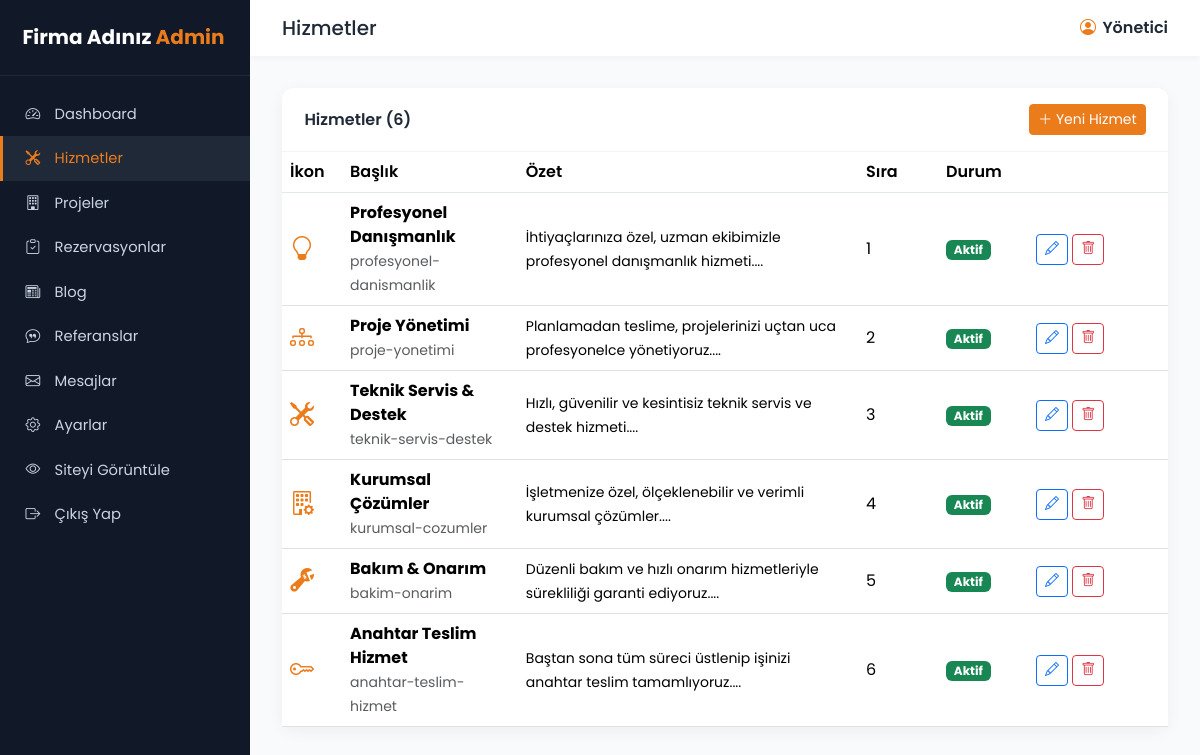
/admin/hizmetler.php (signed in), run on an earlier commit of the app's database.
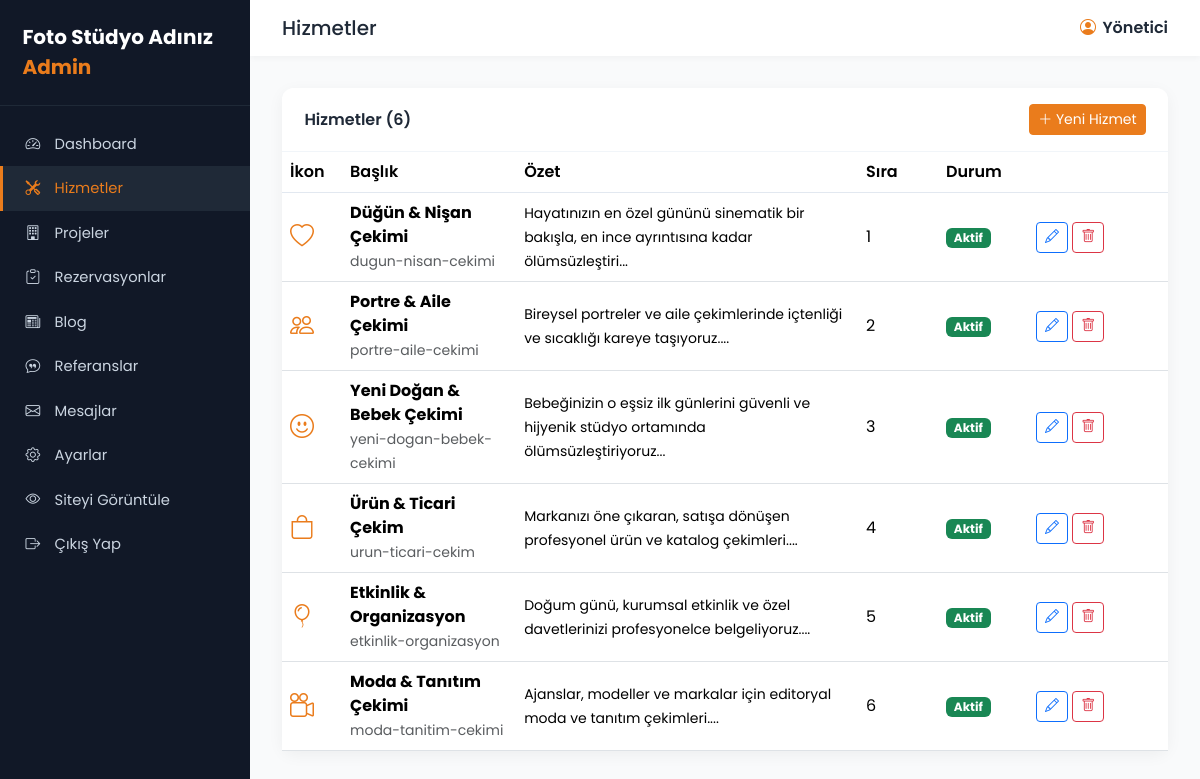
And on a later commit of the database.
### tables this page shows
CREATE TABLE `hizmetler` (
  `id` INT AUTO_INCREMENT PRIMARY KEY,
  `baslik` VARCHAR(150) NOT NULL,
  `slug` VARCHAR(180),
  `ozet` TEXT,
  `icerik` LONGTEXT,
  `ikon` VARCHAR(60) DEFAULT 'bi-camera',
  `gorsel` VARCHAR(255),
  `sira` INT DEFAULT 0,
  `durum` TINYINT DEFAULT 1,
  `created_at` TIMESTAMP DEFAULT CURRENT_TIMESTAMP
);

### inc/helpers.php (called while the page is built, shortened)
<?php
require_once __DIR__ . '/db.php';
function e($s) { return htmlspecialchars($s ?? '', ENT_QUOTES, 'UTF-8'); }
function ayarlar() {
    static $cache = null;
    if ($cache === null) {
        global $db;
        $cache = [];
        foreach ($db->query("SELECT anahtar, deger FROM ayarlar") as $r) {
            $cache[$r['anahtar']] = $r['deger'];
        }
    }
    return $cache;
}
function ayar($k, $varsayilan = '') {
    $a = ayarlar();
    return $a[$k] ?? $varsayilan;
}

### admin/inc/auth.php (called while the page is built, shortened)
<?php
require_once __DIR__ . '/../../inc/helpers.php';
$adminAd = $_SESSION['admin_ad'] ?? 'Yönetici';

### admin/hizmetler.php (the view, shortened to what this page needs)
<?php
$adminTitle='Hizmetler';
require_once __DIR__ . '/inc/crud.php';
require_once __DIR__ . '/inc/header.php';
$liste = $db->query("SELECT * FROM hizmetler ORDER BY sira ASC, id DESC")->fetchAll();
?>
<div class="card">
  <div class="card-header d-flex justify-content-between align-items-center">
    Hizmetler (<?= count($liste) ?>)
    <a href="hizmet-form.php" class="btn btn-sm btn-primary"><i class="bi bi-plus-lg"></i> Yeni Hizmet</a>
  </div>
  <div class="table-responsive">
    <table class="table table-hover align-middle mb-0">
      <thead><tr><th width="60">İkon</th><th>Başlık</th><th>Özet</th><th width="80">Sıra</th><th width="90">Durum</th><th width="140"></th></tr></thead>
      <tbody>
      <?php foreach($liste as $h): ?>
        <tr>
          <td><i class="bi <?= e($h['ikon']) ?>" style="font-size:1.5rem;color:#ea7c1c"></i></td>
          <td><strong><?= e($h['baslik']) ?></strong><br><small class="text-muted"><?= e($h['slug']) ?></small></td>
          <td><small><?= e(mb_substr($h['ozet'],0,90)) ?>...</small></td>
          <td><?= (int)$h['sira'] ?></td>
          <td><?= $h['durum']?'<span class="badge bg-success">Aktif</span>':'<span class="badge bg-secondary">Pasif</span>' ?></td>
          <td>
            <a href="hizmet-form.php?id=<?= $h['id'] ?>" class="btn btn-sm btn-outline-primary"><i class="bi bi-pencil"></i></a>
            <a href="hizmet-sil.php?id=<?= $h['id'] ?>" class="btn btn-sm btn-outline-danger" onclick="return confirm('Silinsin mi?')"><i class="bi bi-trash"></i></a>
          </td>
        </tr>
      <?php endforeach; ?>
      </tbody>
    </table>
  </div>
</div>
<?php require_once __DIR__ . '/inc/footer.php'; ?>

### admin/inc/header.php (shortened to what this page needs)
<?php
require_once __DIR__ . '/auth.php';
$current = basename($_SERVER['SCRIPT_NAME']);
$adminTitle = $adminTitle ?? 'Yönetim Paneli';
$yeniMesaj = (int)$db->query("SELECT COUNT(*) FROM mesajlar WHERE okundu=0")->fetchColumn();
try { $yeniTeklif = (int)$db->query("SELECT COUNT(*) FROM teklifler WHERE durum='yeni'")->fetchColumn(); } catch(Exception $e){ $yeniTeklif=0; }
?>
<!doctype html>
<html lang="tr">
<head>
<title><?= e($adminTitle) ?> — <?= e(ayar('site_adi')) ?></title>
<link href="https://cdn.jsdelivr.net/npm/bootstrap@5.3.2/dist/css/bootstrap.min.css" rel="stylesheet">
<link href="https://cdn.jsdelivr.net/npm/bootstrap-icons@1.11.2/font/bootstrap-icons.css" rel="stylesheet">
</head>
<body>
<aside class="sidebar">
  <div class="brand"><?= e(ayar('site_adi')) ?> <span>Admin</span></div>
  <?php
  $menu = [
    'dashboard.php' => ['bi-speedometer2','Dashboard',0],
    'hizmetler.php' => ['bi-tools','Hizmetler',0],
    'projeler.php'  => ['bi-building','Projeler',0],
    'teklifler.php' => ['bi-clipboard-check','Rezervasyonlar',$yeniTeklif],
    'blog.php'      => ['bi-newspaper','Blog',0],
    'referanslar.php'=> ['bi-chat-quote','Referanslar',0],
    'mesajlar.php'  => ['bi-envelope','Mesajlar',$yeniMesaj],
    'ayarlar.php'   => ['bi-gear','Ayarlar',0],
  ];
  foreach($menu as $f=>$it):
    $active = (str_starts_with($current, explode('.',$f)[0])) ? 'active' : '';
  ?>
    <a href="<?= SITE_URL ?>/admin/<?= $f ?>" class="<?= $active ?>"><i class="bi <?= $it[0] ?>"></i><span><?= $it[1] ?></span><?php if($it[2]): ?><span class="badge"><?= $it[2] ?></span><?php endif; ?></a>
  <?php endforeach; ?>
  <a href="<?= SITE_URL ?>/" target="_blank"><i class="bi bi-eye"></i><span>Siteyi Görüntüle</span></a>
  <a href="<?= SITE_URL ?>/admin/logout.php"><i class="bi bi-box-arrow-right"></i><span>Çıkış Yap</span></a>
</aside>
<main class="main">
  <div class="topbar">
    <h1><?= e($adminTitle) ?></h1>
    <div class="user"><i class="bi bi-person-circle"></i><?= e($adminAd) ?></div>
  </div>
  <div class="content">

What changed in the data, as far as the page shows it:
changed hizmetler: ikon "bi-lightbulb" → "bi-heart" (drawn); baslik "Profesyonel Danışmanlık" → "Düğün & Nişan Çekimi"; slug "profesyonel-danismanlik" → "dugun-nisan-cekimi"; ozet "İhtiyaçlarınıza özel, uzman ekibimizle profesyonel danışmanlık hizmeti." → "Hayatınızın en özel gününü sinematik bir bakışla, en ince ayrıntısına kadar ölümsüzleştiri"
changed hizmetler: ikon "bi-diagram-3" → "bi-people" (drawn); baslik "Proje Yönetimi" → "Portre & Aile Çekimi"; slug "proje-yonetimi" → "portre-aile-cekimi"; ozet "Planlamadan teslime, projelerinizi uçtan uca profesyonelce yönetiyoruz." → "Bireysel portreler ve aile çekimlerinde içtenliği ve sıcaklığı kareye taşıyoruz."
changed hizmetler: ikon "bi-tools" → "bi-emoji-smile" (drawn); baslik "Teknik Servis & Destek" → "Yeni Doğan & Bebek Çekimi"; slug "teknik-servis-destek" → "yeni-dogan-bebek-cekimi"; ozet "Hızlı, güvenilir ve kesintisiz teknik servis ve destek hizmeti." → "Bebeğinizin o eşsiz ilk günlerini güvenli ve hijyenik stüdyo ortamında ölümsüzleştiriyoruz"
changed hizmetler: ikon "bi-building-gear" → "bi-bag" (drawn); baslik "Kurumsal Çözümler" → "Ürün & Ticari Çekim"; slug "kurumsal-cozumler" → "urun-ticari-cekim"; ozet "İşletmenize özel, ölçeklenebilir ve verimli kurumsal çözümler." → "Markanızı öne çıkaran, satışa dönüşen profesyonel ürün ve katalog çekimleri."
changed hizmetler: ikon "bi-wrench-adjustable" → "bi-balloon" (drawn); baslik "Bakım & Onarım" → "Etkinlik & Organizasyon"; slug "bakim-onarim" → "etkinlik-organizasyon"; ozet "Düzenli bakım ve hızlı onarım hizmetleriyle sürekliliği garanti ediyoruz." → "Doğum günü, kurumsal etkinlik ve özel davetlerinizi profesyonelce belgeliyoruz."
changed hizmetler: ikon "bi-key" → "bi-camera-reels" (drawn); baslik "Anahtar Teslim Hizmet" → "Moda & Tanıtım Çekimi"; slug "anahtar-teslim-hizmet" → "moda-tanitim-cekimi"; ozet "Baştan sona tüm süreci üstlenip işinizi anahtar teslim tamamlıyoruz." → "Ajanslar, modeller ve markalar için editoryal moda ve tanıtım çekimleri."
Also different on the page:
ayar('site_adi'): "Firma Adınız" → "Foto Stüdyo Adınız"
